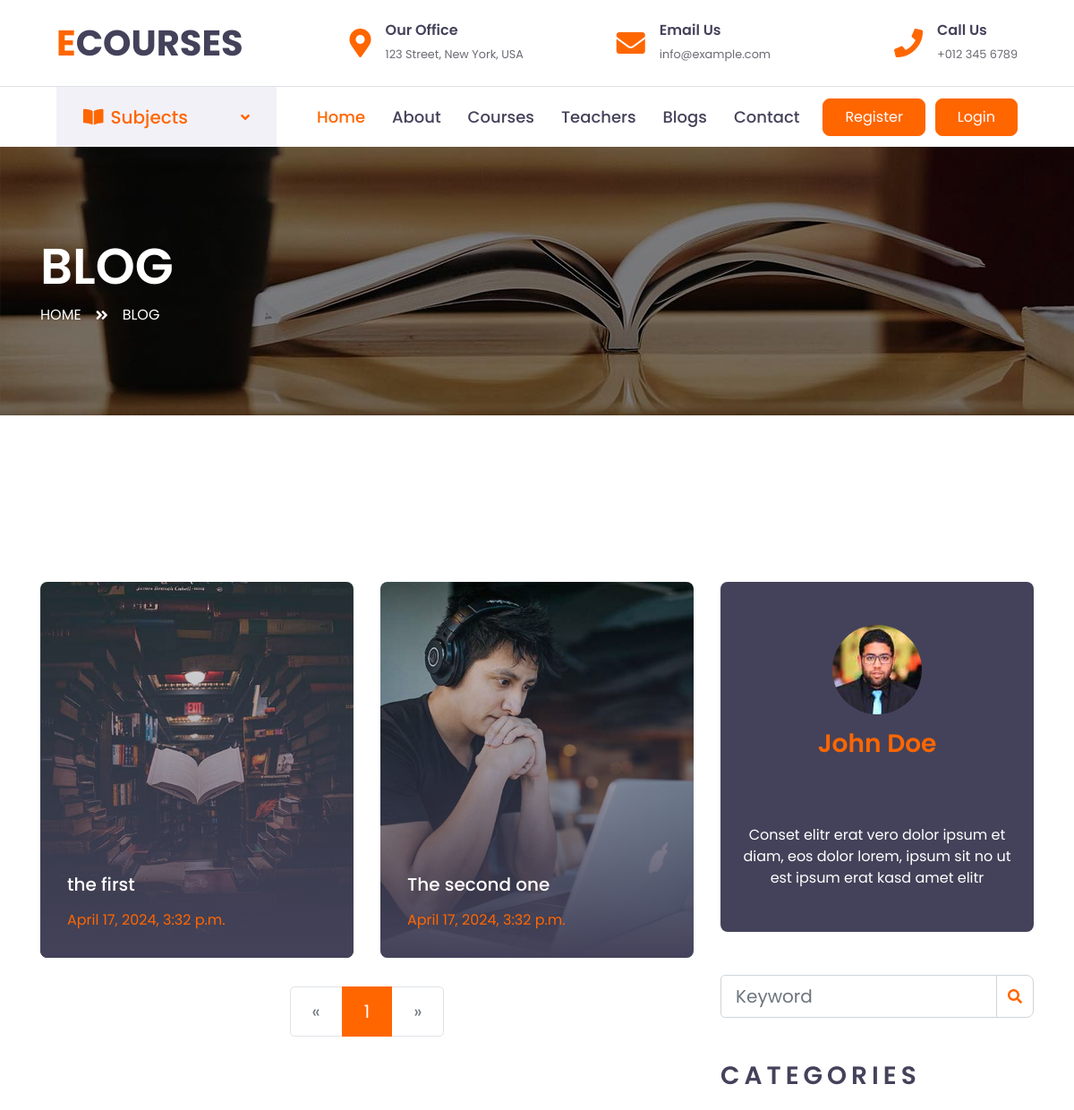
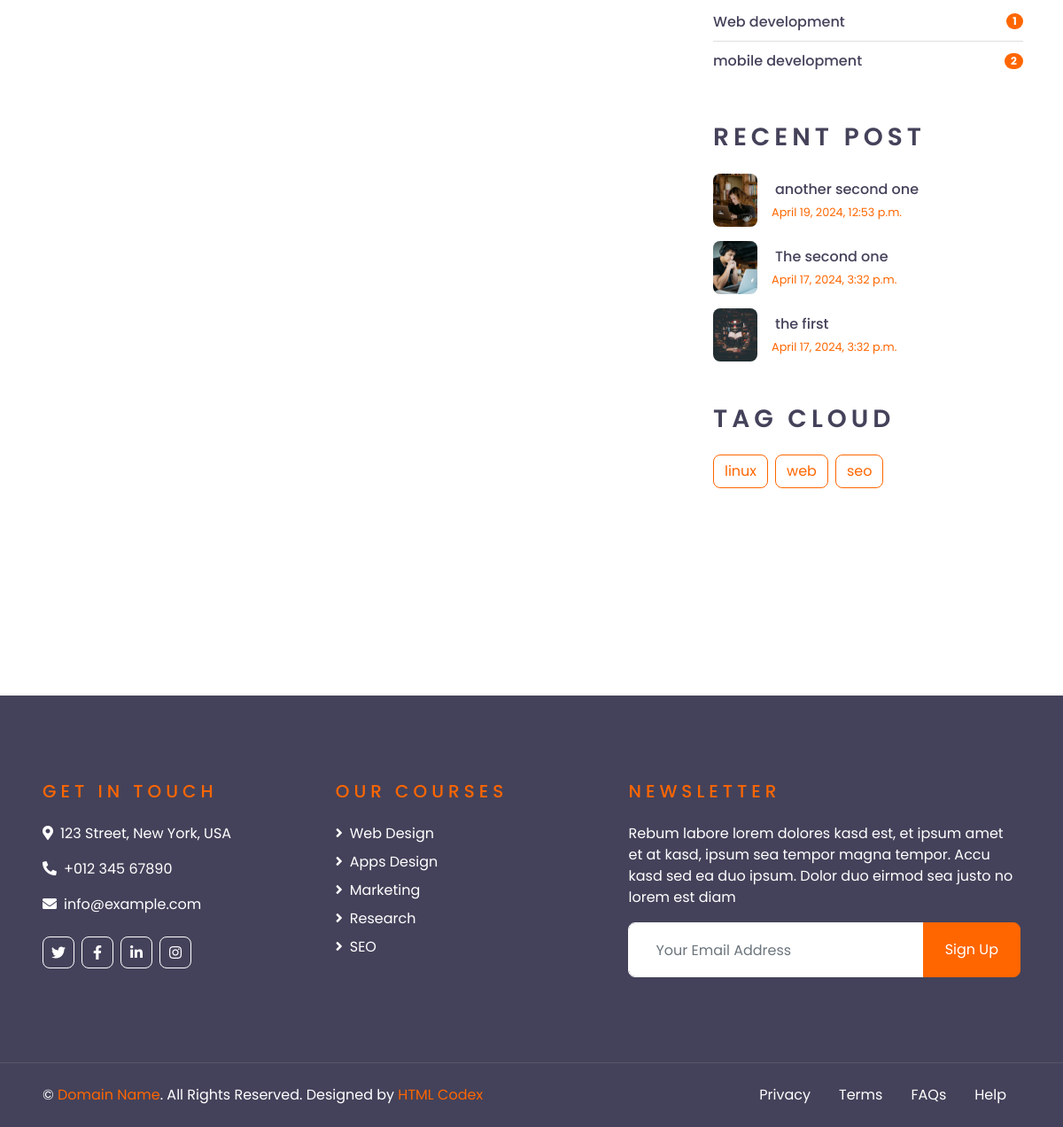
Page /tag/web/ on the committed database (2 pictures, top to bottom).
### blogapp/models.py (models this page shows, shortened)
class Post(models.Model):
    title = models.CharField(max_length=200)
    image = models.ImageField(upload_to="blog/")
    url = models.SlugField(unique=True)
    content = RichTextField()
    author = models.ForeignKey('auth.User', on_delete=models.CASCADE)
    created_at = models.DateTimeField(auto_now_add=True)
    categories = models.ForeignKey(Category, on_delete=models.CASCADE)
    tags = models.ManyToManyField(Tag)
    published = models.BooleanField(default=True)

class Category(models.Model):
    name = models.CharField(max_length=100)
    url = models.SlugField(unique=True)

class Tag(models.Model):
    name = models.CharField(max_length=100)

### blogapp/views.py (the view)
# urls.py: path('tag/<slug:tag_slug>/', views.tag_filter, name='tag_filter'),
def tag_filter(request, tag_slug):
    tag = Tag.objects.get(name=tag_slug)
    blogposts = Post.objects.filter(tags=tag, published=True)
    blog_categories = Category.objects.annotate(blog_count=models.Count('post'))   #Note, related name is the lowercase of the name of the model
    blog_tags = Tag.objects.all()
    recent_posts = Post.objects.order_by('-created_at')[:5]
    paginator = Paginator(blogposts, number_of_blogposts)  # Change 10 to the number of posts per page you want
    page = request.GET.get('page')
    try:
        blogposts = paginator.page(page)
    except PageNotAnInteger:
        blogposts = paginator.page(1)
    except EmptyPage:
        blogposts = paginator.page(paginator.num_pages)
    context = {
        "blogposts": blogposts ,
        'blog_categories': blog_categories,
        'blog_tags': blog_tags,
        'recent_posts': recent_posts,
    }
    return render(request, 'blog.html', context)

### templates/blog.html (shortened to what this page needs)
{% extends "base.html" %}
{% load static %}
{% block body %}
    <div class="container-fluid page-header" style="margin-bottom: 90px;">
        <div class="container">
            <div class="d-flex flex-column justify-content-center" style="min-height: 300px">
                <h3 class="display-4 text-white text-uppercase">Blog</h3>
                <div class="d-inline-flex text-white">
                    <p class="m-0 text-uppercase"><a class="text-white" href="/">Home</a></p>
                    <i class="fa fa-angle-double-right pt-1 px-3"></i>
                    <p class="m-0 text-uppercase">Blog</p>
                </div>
            </div>
        </div>
    </div>
    <div class="container-fluid py-5">
        <div class="container py-5">
            <div class="row">
                <div class="col-lg-8">
                    <div class="row pb-3">
                        {% if blogposts %}
                        {% for blog in blogposts %}
                        <div class="col-lg-6 mb-4">
                            <div class="blog-item position-relative overflow-hidden rounded mb-2">
                                <img class="img-fluid" src="{{blog.image.url}}" alt="{{blog.title}}">
                                <a class="blog-overlay text-decoration-none" href="{% url "postdetail" blog.url %}">
                                    <h5 class="text-white mb-3">{{blog.title}}</h5>
                                    <p class="text-primary m-0">{{blog.created_at}}</p>
                                </a>
                            </div>
                        </div>
                        {% endfor %}
                        {% else %}
                        <p> There are no blogs at the moment </p>
                        {% endif %}
                        <div class="col-12">
                            <nav aria-label="Page navigation">
                                <ul class="pagination pagination-lg justify-content-center mb-0">
                                    {% if blogposts.has_previous %}
                                        <li class="page-item">
                                            <a class="page-link" href="?page={{ blogposts.previous_page_number }}" aria-label="Previous">
                                                <span aria-hidden="true">&laquo;</span>
                                                <span class="sr-only">Previous</span>
                                            </a>
                                        </li>
                                    {% else %}
                                        <li class="page-item disabled">
                                            <span class="page-link" aria-label="Previous">
                                                <span aria-hidden="true">&laquo;</span>
                                            </span>
                                        </li>
                                    {% endif %}
                                    {% for num in blogposts.paginator.page_range %}
                                        {% if num == blogposts.number %}
                                            <li class="page-item active"><span class="page-link">{{ num }}</span></li>
                                        {% else %}
                                            <li class="page-item"><a class="page-link" href="?page={{ num }}">{{ num }}</a></li>
                                        {% endif %}
                                    {% endfor %}
                                    {% if blogposts.has_next %}
                                        <li class="page-item">
                                            <a class="page-link" href="?page={{ blogposts.next_page_number }}" aria-label="Next">
                                                <span aria-hidden="true">&raquo;</span>
                                                <span class="sr-only">Next</span>
                                            </a>
                                        </li>
                                    {% else %}
                                        <li class="page-item disabled">
                                            <span class="page-link" aria-label="Next">
                                                <span aria-hidden="true">&raquo;</span>
                                            </span>
                                        </li>
                                    {% endif %}
                                </ul>
                            </nav>
                        </div>
                    </div>
                </div>
                <div class="col-lg-4 mt-5 mt-lg-0">
                    <div class="d-flex flex-column text-center bg-dark rounded mb-5 py-5 px-4">
                        <img src="{% static 'img/user.jpg' %}" class="img-fluid rounded-circle mx-auto mb-3" style="width: 100px;">
                        <h3 class="text-primary mb-3">John Doe</h3>
                        <h3 class="text-uppercase mb-4" style="letter-spacing: 5px;">Tag Cloud</h3>
                        <p class="text-white m-0">Conset elitr erat vero dolor ipsum et diam, eos dolor lorem, ipsum sit no ut est  ipsum erat kasd amet elitr</p>
                    </div>
                    <div class="mb-5">
                        <form action='{% url "blog_search" %}'>
                            <div class="input-group">
                                <input type="text" name="q" class="form-control form-control-lg" placeholder="Keyword">
                                <div class="input-group-append">
                                    <span class="input-group-text bg-transparent text-primary"><i
                                            class="fa fa-search"></i></span>
                                </div>
                            </div>
                        </form>
                    </div>
                    <div class="mb-5">
                        <h3 class="text-uppercase mb-4" style="letter-spacing: 5px;">Categories</h3>
                        <ul class="list-group list-group-flush">
                            {% for blogcategory in blog_categories %}
                            <li class="list-group-item d-flex justify-content-between align-items-center px-0">
                                <a href="{% url "post_list_by_category" blogcategory.url %}" class="text-decoration-none h6 m-0">{{ blogcategory.name }}</a>
                                <span class="badge badge-primary badge-pill">{{ blogcategory.blog_count }}</span>
                            </li>
                            {% endfor %}
                        </ul>
                    </div>
                    <div class="mb-5">
                        <h3 class="text-uppercase mb-4" style="letter-spacing: 5px;">Recent Post</h3>
                        {% for blog in recent_posts %}
                        <a class="d-flex align-items-center text-decoration-none mb-3" href="">
                            <img class="img-fluid rounded" height="50" width="50" src="{{blog.image.url}}" alt="{{blog.title}}">
                            <div class="pl-3">
                                <h6 class="m-1">{{blog.title}}</h6>
                                <small>{{blog.created_at}}</small>
                            </div>
                        </a>
                        {% endfor %}
                    </div>
                    <div class="mb-5">
                        <h3 class="text-uppercase mb-4" style="letter-spacing: 5px;">Tag Cloud</h3>
                        <div class="d-flex flex-wrap m-n1">
                            {% for tag in blog_tags %}
                            <a href="{% url 'tag_filter' tag.name %}" class="btn btn-outline-primary m-1">{{tag.name}}</a>
                            {% endfor %}
                        </div>
                    </div>
                </div>
            </div>
        </div>
    </div>
{% endblock body %}

### rows in the picture
Post: image (picture), title "the first", created_at "April 17, 2024, 3:32 p.m."
Post: image (picture), title "The second one", created_at "April 17, 2024, 3:32 p.m."
Category: name "Web development", blog_count "1"
Category: name "mobile development", blog_count "2"
Post: image (picture), title "another second one", created_at "April 19, 2024, 12:53 p.m."
Tag: name "linux"
Tag: name "web"
Tag: name "seo"

### other values in the picture
{{ num }} "1"
